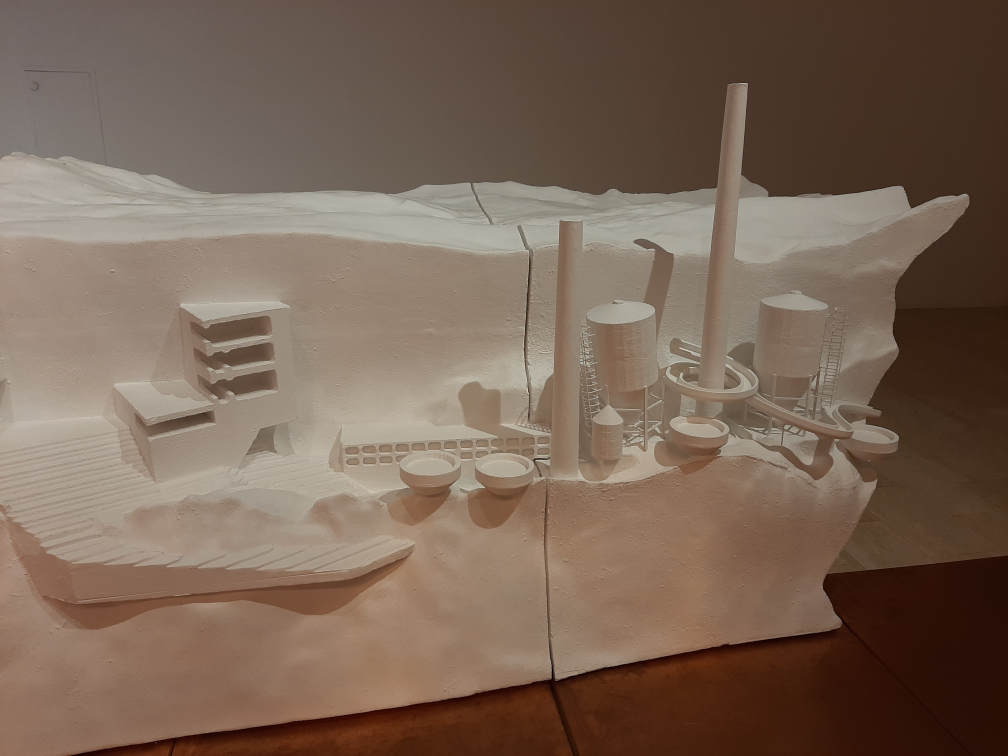
#> input picture imgs/biennale/high_res/20211118_153839.jpg, 4032 x 3024 px (shown at 1/4 size); its folder holds 4 pictures in this run
$ python bulk_image_resizer.py
#> lines starting #> are read from the running program, lines starting #| are printed output that depends on the picture
from pathlib import Path
import cv2.cv2 as cv

folder_src = Path('../imgs/saint_peter_church/high_res')
folder_dst = Path('../imgs/saint_peter_church/low_res')
folder_dst.mkdir(exist_ok=True)

if __name__ == '__main__':

    scale = 4

    for img_path in folder_src.iterdir():
        img = cv.imread(str(img_path))
#> img is the input picture: shape (3024, 4032, 3); mean B, G, R 85.9, 100.9, 121.6
        img_out = cv.resize(img, (3840 // scale, 2880 // scale))
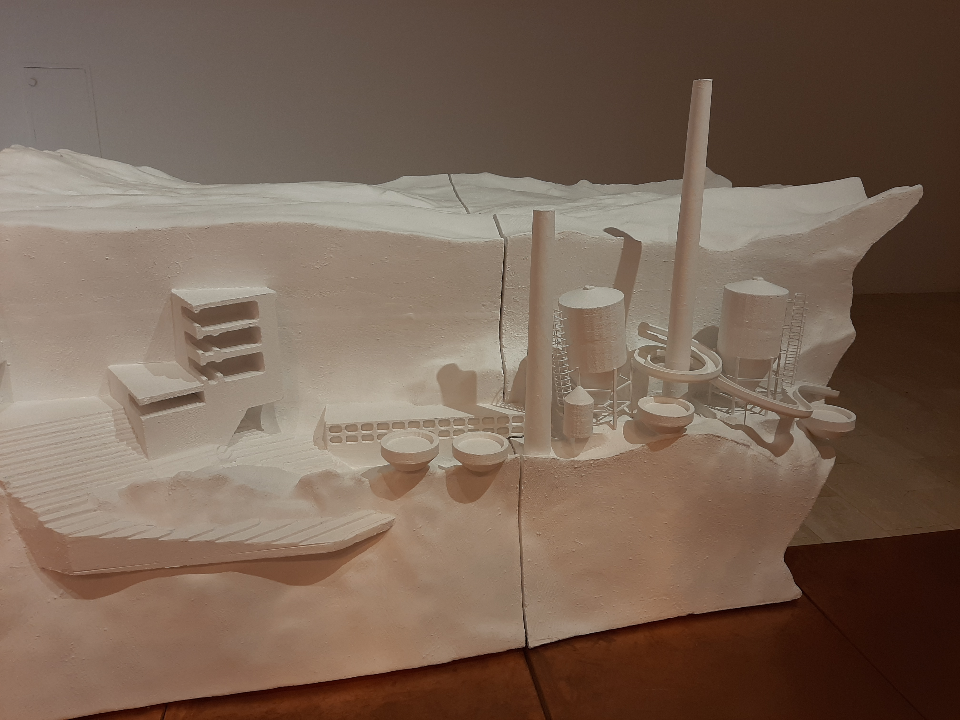
#> img_out: shape (720, 960, 3); mean B, G, R 85.8, 100.8, 121.5
        img_out_path = folder_dst / img_path.name
        cv.imwrite(str(img_out_path), img_out)
#> pass 2 of the loop `for img_path in folder_src.iterdir():`:
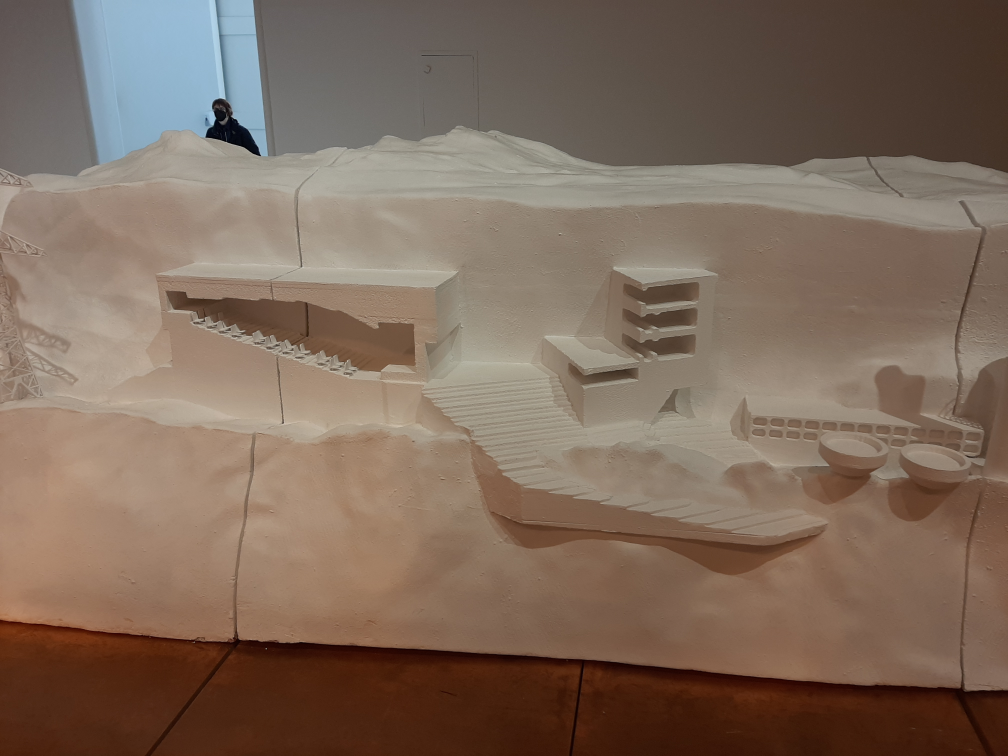
#> input picture imgs/biennale/high_res/20211118_153842.jpg, 4032 x 3024 px (shown at 1/4 size)
#> img is the input picture: shape (3024, 4032, 3); mean B, G, R 92.1, 106.7, 126.7
#> `img_out = cv.resize(img, (3840 // scale, 2880 // scale))`:
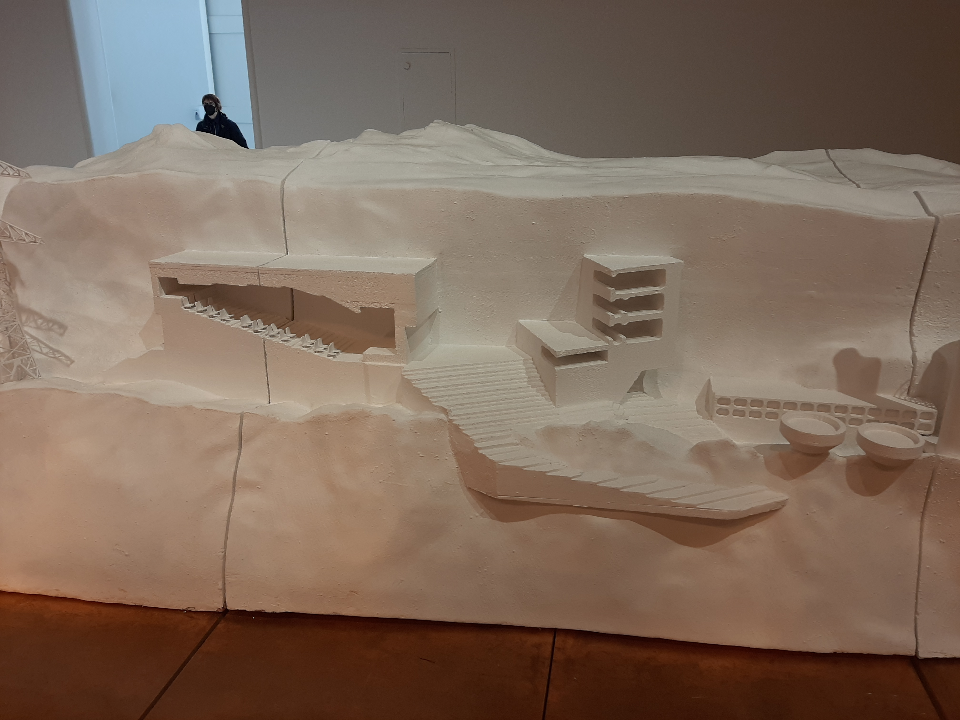
#> img_out: shape (720, 960, 3); mean B, G, R 92, 106.6, 126.6
#> pass 3 of the loop `for img_path in folder_src.iterdir():`:
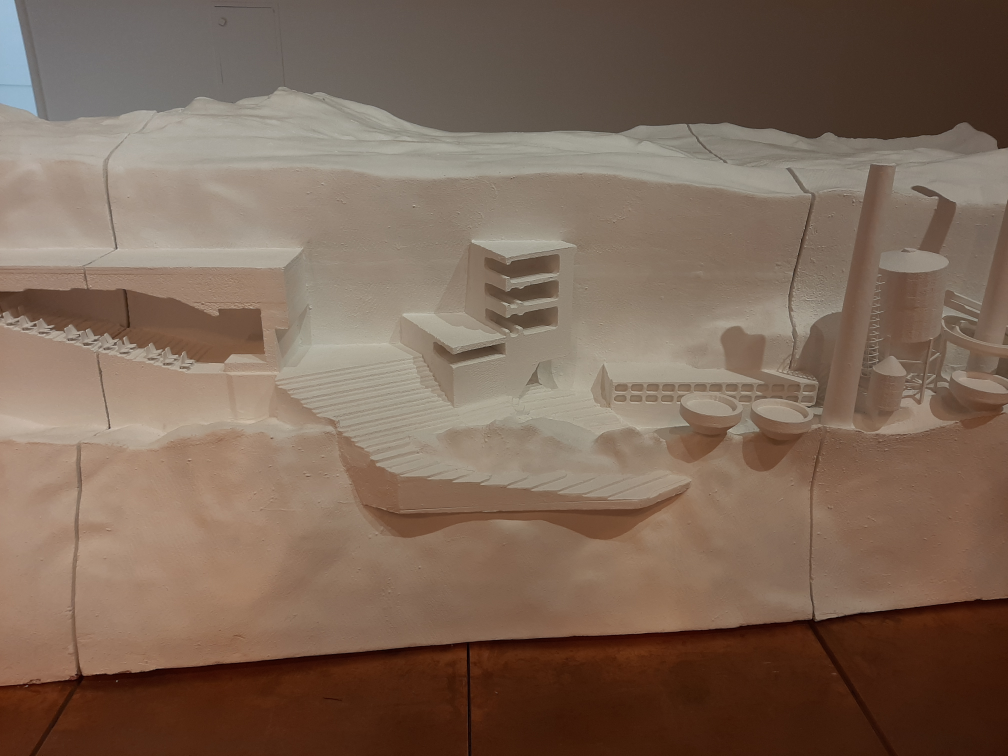
#> input picture imgs/biennale/high_res/20211118_153849.jpg, 4032 x 3024 px (shown at 1/4 size)
#> img is the input picture: shape (3024, 4032, 3); mean B, G, R 87.9, 103.7, 125.4
#> `img_out = cv.resize(img, (3840 // scale, 2880 // scale))`:
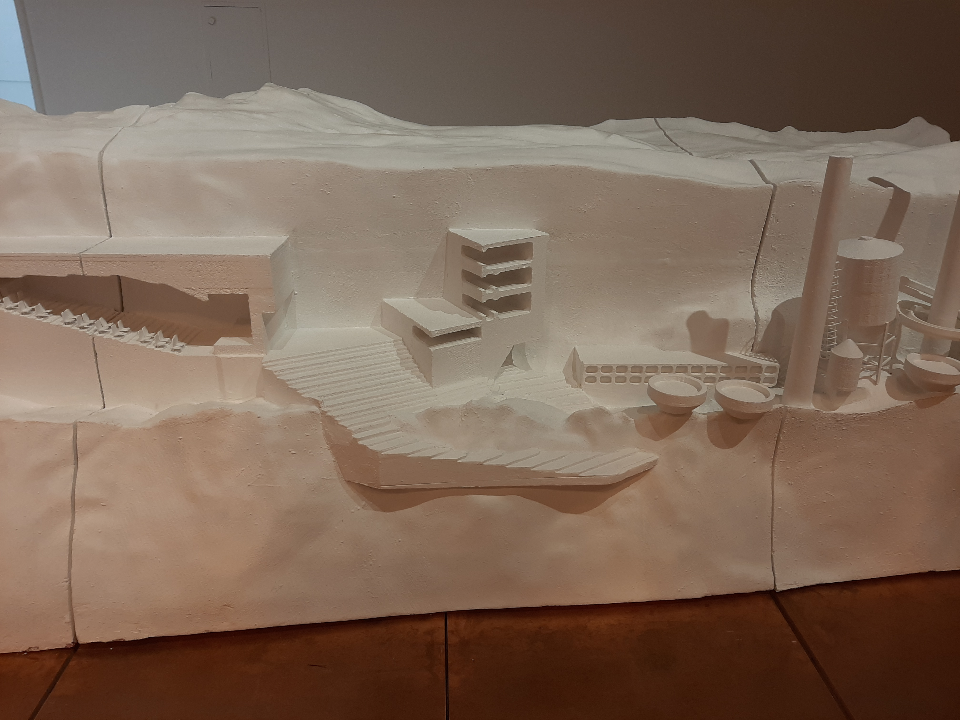
#> img_out: shape (720, 960, 3); mean B, G, R 87.8, 103.6, 125.4
#> the loop made 4 passes; the first 3 are shown
